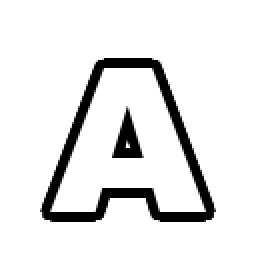
#> input picture reference/A.png, 140 x 140 px (shown 2 times larger)
$ python -i predict.py   (imports and definitions only)   (older library calls are emulated)
#> lines starting #> are read from the running program, lines starting #| are printed output that depends on the picture; after the words box and inside, x2 and y2 are one past the last pixel; in counts of white or black regions, pixels touching at a corner belong together
#> further down, picture is the input picture: shape (140, 140, 3); min 0, max 255, mean 234.1
import numpy as np
import pickle
import cv2

# DO NOT CHANGE THE NAME OF THIS METHOD OR ITS INPUT OUTPUT BEHAVIOR

# INPUT CONVENTION
# filenames: a list of strings containing filenames of images

# OUTPUT CONVENTION
# The method must return a numpy array (not numpy matrix or scipy matrix) and a list of strings.
# Make sure that the length of the array and the list is the same as the number of filenames that
# were given. The evaluation code may give unexpected results if this convention is not followed.
# [30 lines left out: function segment_image, not called in this run]


def denoise_img(img, kernel=np.ones((5, 5), np.float), sigma=0.5, erosion_iterations=1):
#> called with kernel = array of shape (5, 5), sigma = 0.5, erosion_iterations = 1
    v = img

    v = cv2.erode(v, kernel, iterations=erosion_iterations)
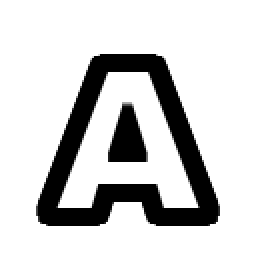
#> v: shape (140, 140, 3) (shown 2 times larger); min 0, max 255, mean 213.9

    img_gray = cv2.GaussianBlur(v,(5,5), sigma, cv2.BORDER_ISOLATED)
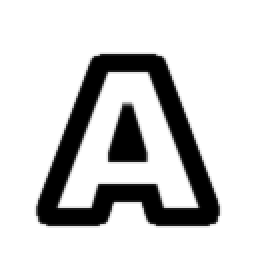
#> img_gray: shape (140, 140, 3) (shown 2 times larger); min 0, max 255, mean 213.9

    _, thresh = cv2.threshold(img_gray, 127, 255, cv2.THRESH_BINARY)
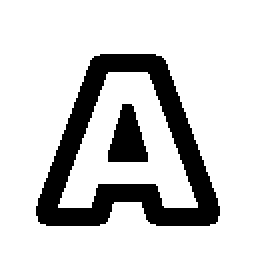
#> thresh: shape (140, 140, 3) (shown 2 times larger); 83.8% white; 2 black regions, box (x1, y1, x2, y2) and area: (18, 27, 110, 113) 2781, (54, 52, 74, 81) 386

    thresh = cv2.dilate(thresh, kernel, iterations=erosion_iterations)
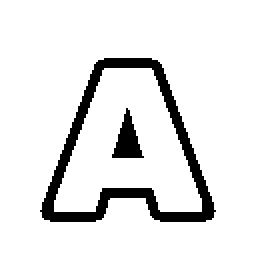
#> thresh: shape (140, 140, 3) (shown 2 times larger); 91.7% white; 2 black regions, box (x1, y1, x2, y2) and area: (20, 29, 108, 111) 1421, (56, 54, 72, 79) 206

    return thresh


# [26 lines left out: function decaptcha, not called in this run]

>>> import cv2
>>> picture = cv2.cvtColor(cv2.imread('../reference/A.png'), cv2.COLOR_BGR2RGB)
>>> result = denoise_img(picture)
